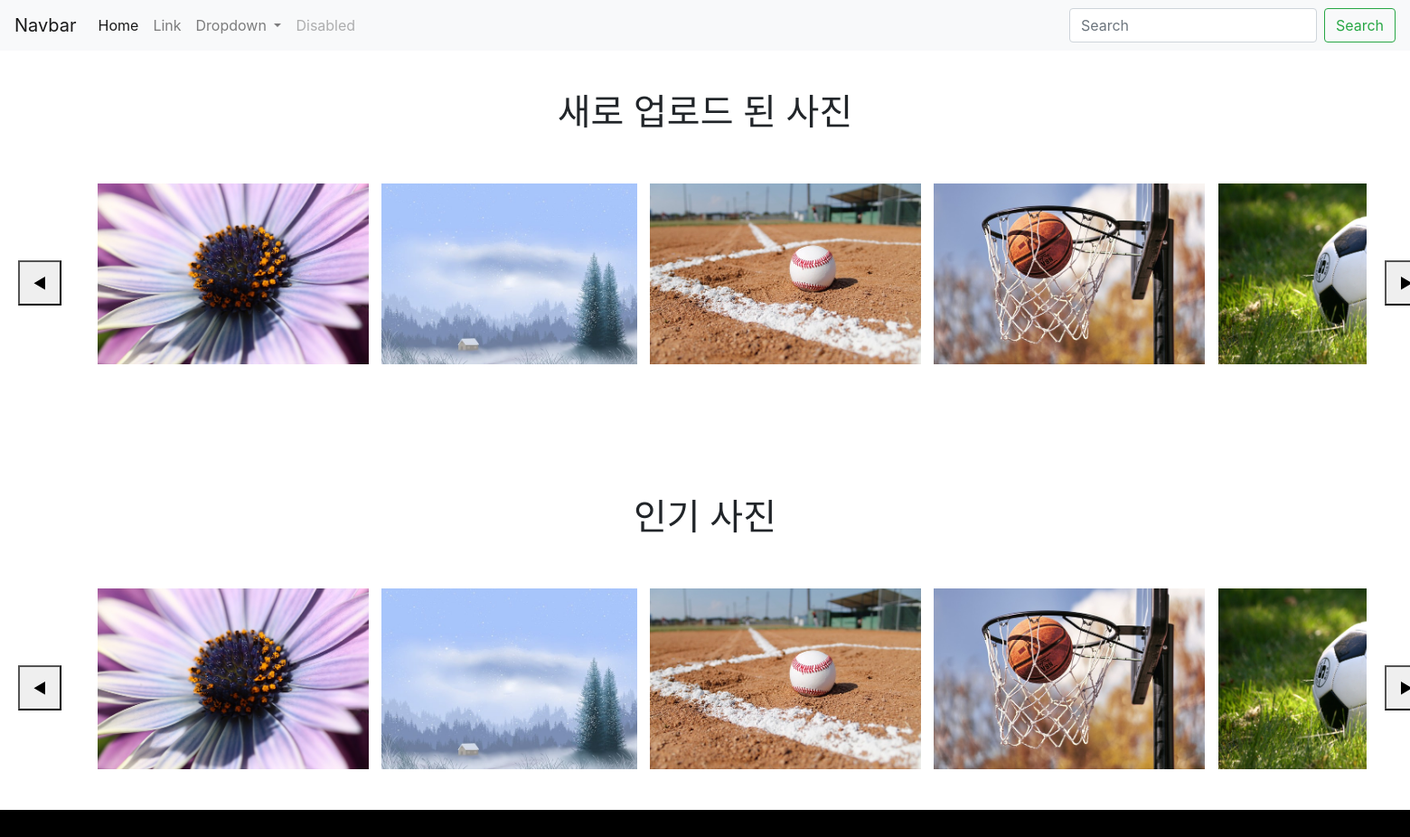
The app's page /display_image/, older data.
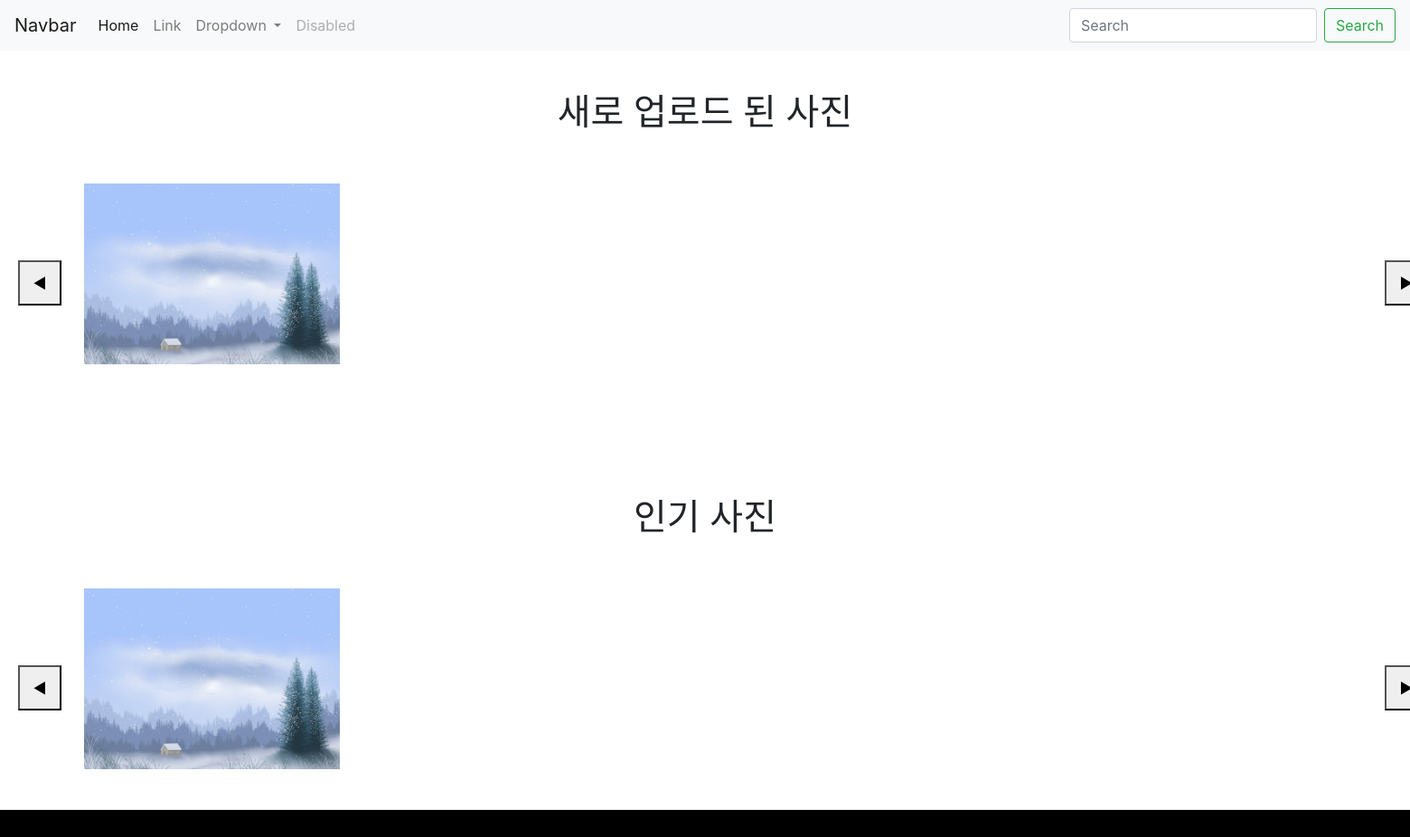
The same page, newer data.
### apps/models.py (models this page shows, shortened)
class FileUpload(models.Model):
    title = models.TextField(max_length=40, null=True)
    imgfile = models.ImageField(null=True, upload_to="", blank=True)
    content = models.TextField()
    created_at = models.DateTimeField(auto_now_add=True)
    updated_at = models.DateTimeField(auto_now=True)

### apps/views.py (the view)
# urls.py: path('display_image/', views.display_image, name="display_image"),
def display_image(request):
    images = FileUpload.objects.all()
    context = {
            'A': 'A',
            'images' : images
    }
    return render(request, 'apps/display_image.html', context)

### templates/apps/display_image.html (shortened to what this page needs)
{% extends 'base.html' %}
{% block content %}
<h1 style="margin-top:100px;">새로 업로드 된 사진</h1>
<div style="display: flex; width: 1600px; margin: 0 auto; margin-top: 20px;">
    <button onclick="RightNew()" style="height: 50px; width: 50px; margin: 20px; margin-top: 120px;" >◀</button>
    <div id="new-image-display" style="height: 250px; width: 1500px; margin-top: 30px;  overflow: auto;  white-space: nowrap; margin-left: auto; margin-right: auto;" >
        {% for i in images %}
        <img src="{{ i.imgfile.url }}" alt="" style="height: 200px; margin: 5px">
        {% endfor %}
    </div>
    <button onclick="LeftNew()" style="height: 50px; width: 50px; margin: 20px; margin-top: 120px;" >▶</button>
</div>
<h1 style="margin-top:100px;">인기 사진</h1>
<div style="display: flex; width: 1600px; margin: 0 auto; margin-top: 20px;">
    <button onclick="RightHot()" style="height: 50px; width: 50px; margin: 20px; margin-top: 120px;" >◀</button>
    <div id="hot-image-display" style="height: 250px; width: 1500px; margin-top: 30px;  overflow: auto;  white-space: nowrap; margin-left: auto; margin-right: auto;" >
        {% for i in images %}
        <img src="{{ i.imgfile.url }}" alt="" style="height: 200px; margin: 5px">
        {% endfor %}
    </div>
    <button onclick="LeftHot()" style="height: 50px; width: 50px; margin: 20px; margin-top: 120px;" >▶</button>
</div>
{% endblock %}

Row changes from the older to the newer data that the page shows:
removed FileUpload: imgfile (picture)
removed FileUpload: imgfile (picture)
removed FileUpload: imgfile (picture)
removed FileUpload: imgfile (picture)
